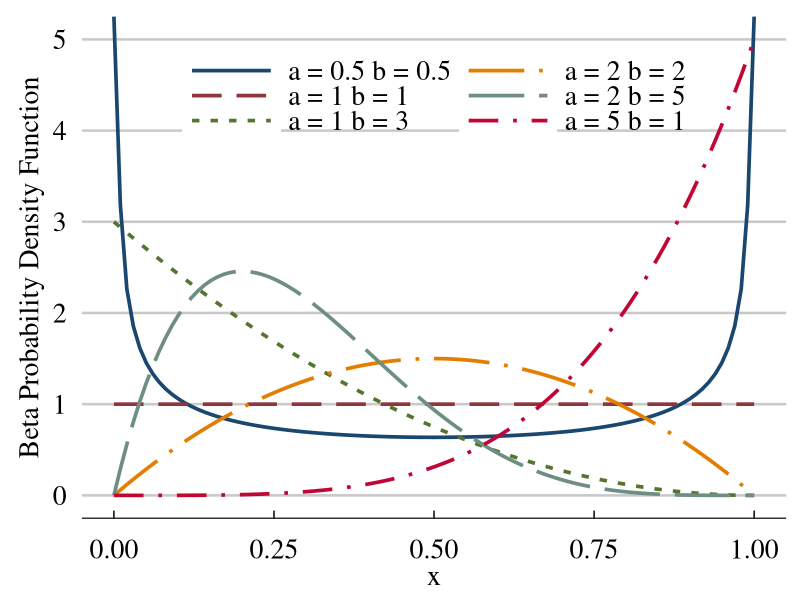

The R script that drew this image:
# Plot Normal, Bernoulli and Beta distributions for paper
require(ggplot2)
require(ggthemes)

x <- seq(0, 1, length = 100)

a <- c(0.5,1,5,1,2,2)
b <- c(0.5,1,1,3,2,5)
  

y <- list()
for (i in 1:6){  
y[[i]] <- dbeta(x, a[i], b[i])
}


b1 <- data.frame(x,y=y[[1]])
b2 <- data.frame(x,y=y[[2]])
b3 <- data.frame(x,y=y[[3]])
b4 <- data.frame(x,y=y[[4]])
b5 <- data.frame(x,y=y[[5]])
b6 <- data.frame(x,y=y[[6]])


b_all <- rbind(b1,b2,b3,b4,b5,b6)

b_all$case <- rep(c("a = 0.5 b = 0.5", "a = 1 b = 1",  "a = 5 b = 1","a = 1 b = 3","a = 2 b = 2","a = 2 b = 5"),each=100)

pdf("beta_dist.pdf",width = 10,height = 8)
ggplot(b_all,aes(x=x,y=y,group=case,color=case,linetype=case)) +
  geom_line(name="",size=1.25) + scale_color_stata(name="") +
  scale_linetype_stata(name="") +
  theme_economist_white() +
  theme(legend.key.width = unit(2.5, "cm"),legend.text=element_text(size=20),legend.background = element_rect(fill="transparent"),
        legend.key = element_rect(fill = "white",color = "white"),
        plot.background = element_rect(fill = "white"),
        legend.position=c(0.5,0.875),
        axis.title.y = element_text(vjust = 0.1,margin=margin(0,10,0,0)),
        axis.title.x = element_text(vjust = -0.25),
        text = element_text(size = 20,family="serif")) +
    ylab("Beta Probability Density Function") +
  guides(col = guide_legend(nrow=3))
dev.off()

